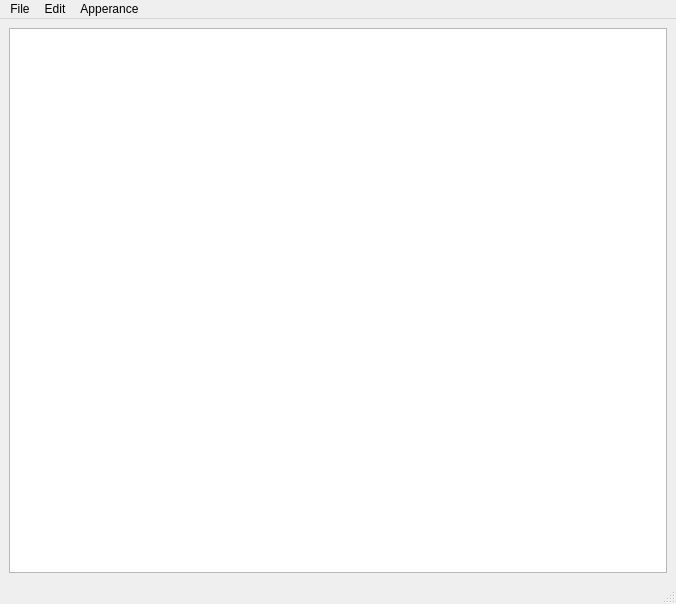
<?xml version="1.0" encoding="UTF-8"?>
<ui version="4.0">
 <class>MainWindow</class>
 <widget class="QMainWindow" name="MainWindow">
  <property name="geometry">
   <rect>
    <x>0</x>
    <y>0</y>
    <width>676</width>
    <height>604</height>
   </rect>
  </property>
  <property name="windowTitle">
   <string>MainWindow</string>
  </property>
  <property name="styleSheet">
   <string notr="true"/>
  </property>
  <widget class="QWidget" name="centralwidget">
   <property name="styleSheet">
    <string notr="true"/>
   </property>
   <layout class="QGridLayout" name="gridLayout">
    <item row="0" column="0">
     <widget class="QTextEdit" name="textEdit"/>
    </item>
   </layout>
  </widget>
  <widget class="QMenuBar" name="menubar">
   <property name="geometry">
    <rect>
     <x>0</x>
     <y>0</y>
     <width>676</width>
     <height>22</height>
    </rect>
   </property>
   <widget class="QMenu" name="menuFile">
    <property name="title">
     <string>File</string>
    </property>
    <addaction name="actionNew"/>
    <addaction name="actionOpen"/>
    <addaction name="separator"/>
    <addaction name="actionSave"/>
    <addaction name="actionSave_as"/>
    <addaction name="separator"/>
    <addaction name="actionExit"/>
   </widget>
   <widget class="QMenu" name="menuEdit">
    <property name="title">
     <string>Edit</string>
    </property>
    <addaction name="actionUndo"/>
    <addaction name="actionRedo"/>
    <addaction name="separator"/>
    <addaction name="actionCut"/>
    <addaction name="actionCopy"/>
    <addaction name="actionPaste"/>
   </widget>
   <widget class="QMenu" name="menuApperance">
    <property name="title">
     <string>Apperance</string>
    </property>
    <addaction name="actionDark_Mode"/>
    <addaction name="actionLight_Mode"/>
    <addaction name="separator"/>
   </widget>
   <addaction name="menuFile"/>
   <addaction name="menuEdit"/>
   <addaction name="menuApperance"/>
  </widget>
  <widget class="QStatusBar" name="statusbar"/>
  <action name="actionCtrl_O">
   <property name="text">
    <string>Ctrl+O</string>
   </property>
  </action>
  <action name="actionNew">
   <property name="text">
    <string>New</string>
   </property>
   <property name="shortcut">
    <string>Ctrl+N</string>
   </property>
  </action>
  <action name="actionOpen">
   <property name="text">
    <string>Open</string>
   </property>
   <property name="shortcut">
    <string>Ctrl+O</string>
   </property>
  </action>
  <action name="actionSave">
   <property name="text">
    <string>Save</string>
   </property>
   <property name="shortcut">
    <string>Ctrl+S</string>
   </property>
  </action>
  <action name="actionSave_as">
   <property name="text">
    <string>Save as</string>
   </property>
   <property name="shortcut">
    <string>Ctrl+Shift+S</string>
   </property>
  </action>
  <action name="actionUndo">
   <property name="text">
    <string>Undo</string>
   </property>
   <property name="shortcut">
    <string>Ctrl+Z</string>
   </property>
  </action>
  <action name="actionRedo">
   <property name="text">
    <string>Redo</string>
   </property>
   <property name="shortcut">
    <string>Ctrl+Y</string>
   </property>
  </action>
  <action name="actionCut">
   <property name="text">
    <string>Cut</string>
   </property>
   <property name="shortcut">
    <string>Ctrl+X</string>
   </property>
  </action>
  <action name="actionCopy">
   <property name="text">
    <string>Copy</string>
   </property>
   <property name="shortcut">
    <string>Ctrl+C</string>
   </property>
  </action>
  <action name="actionPaste">
   <property name="text">
    <string>Paste</string>
   </property>
   <property name="shortcut">
    <string>Ctrl+V</string>
   </property>
  </action>
  <action name="actionDark_Mode">
   <property name="text">
    <string>Dark Mode</string>
   </property>
  </action>
  <action name="actionLight_Mode">
   <property name="text">
    <string>Light Mode</string>
   </property>
  </action>
  <action name="actionChange_Font_Size">
   <property name="text">
    <string>Increase Font Size (+)</string>
   </property>
  </action>
  <action name="actionExit">
   <property name="text">
    <string>Exit</string>
   </property>
  </action>
  <action name="actionDecrease_Font_Size">
   <property name="text">
    <string>Decrease Font Size (-)</string>
   </property>
  </action>
 </widget>
 <resources/>
 <connections/>
</ui>
